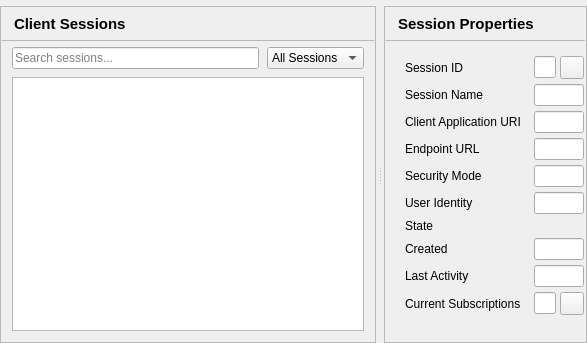
<?xml version="1.0" encoding="UTF-8"?>
<ui version="4.0">
 <class>SessionsPage</class>
 <widget class="QWidget" name="SessionsPage">
  <layout class="QHBoxLayout" name="mainLayout">
   <property name="spacing">
    <number>0</number>
   </property>
   <property name="leftMargin">
    <number>0</number>
   </property>
   <property name="topMargin">
    <number>6</number>
   </property>
   <property name="rightMargin">
    <number>0</number>
   </property>
   <property name="bottomMargin">
    <number>0</number>
   </property>
   <item>
    <widget class="QSplitter" name="splitter">
     <property name="orientation">
      <enum>Qt::Horizontal</enum>
     </property>
     <property name="childrenCollapsible">
      <bool>false</bool>
     </property>
     <property name="handleWidth">
      <number>8</number>
     </property>
     <widget class="QFrame" name="clientSessionsPanel">
      <property name="frameShape">
       <enum>QFrame::StyledPanel</enum>
      </property>
      <property name="panel" stdset="0">
       <bool>true</bool>
      </property>
      <property name="sizePolicy">
       <sizepolicy hsizetype="Preferred" vsizetype="Preferred">
        <horstretch>118</horstretch>
        <verstretch>0</verstretch>
       </sizepolicy>
      </property>
      <layout class="QVBoxLayout" name="clientSessionsPanelLayout">
       <property name="spacing">
        <number>0</number>
       </property>
       <property name="leftMargin">
        <number>1</number>
       </property>
       <property name="topMargin">
        <number>1</number>
       </property>
       <property name="rightMargin">
        <number>1</number>
       </property>
       <property name="bottomMargin">
        <number>1</number>
       </property>
       <item>
        <layout class="QHBoxLayout" name="clientSessionsPanelHeaderLayout">
         <property name="leftMargin">
          <number>12</number>
         </property>
         <property name="topMargin">
          <number>5</number>
         </property>
         <property name="rightMargin">
          <number>12</number>
         </property>
         <property name="bottomMargin">
          <number>5</number>
         </property>
         <item>
          <widget class="QLabel" name="clientSessionsTitle">
           <property name="font">
            <font>
             <pointsize>11</pointsize>
             <bold>true</bold>
            </font>
           </property>
           <property name="text">
            <string>Client Sessions</string>
           </property>
           <property name="minimumSize">
            <size>
             <width>0</width>
             <height>22</height>
            </size>
           </property>
          </widget>
         </item>
        </layout>
       </item>
       <item>
        <widget class="QFrame" name="clientSessionsPanelSeparator">
         <property name="frameShape">
          <enum>QFrame::StyledPanel</enum>
         </property>
         <property name="minimumSize">
          <size>
           <width>0</width>
           <height>1</height>
          </size>
         </property>
         <property name="maximumSize">
          <size>
           <width>16777215</width>
           <height>1</height>
          </size>
         </property>
         <property name="separator" stdset="0">
          <bool>true</bool>
         </property>
        </widget>
       </item>
       <item>
        <widget class="QWidget" name="clientSessionsPanelBody">
         <layout class="QVBoxLayout" name="clientSessionsPanelBodyLayout">
          <property name="spacing">
           <number>8</number>
          </property>
          <property name="leftMargin">
           <number>10</number>
          </property>
          <property name="topMargin">
           <number>6</number>
          </property>
          <property name="rightMargin">
           <number>10</number>
          </property>
          <property name="bottomMargin">
           <number>10</number>
          </property>
          <item>
           <layout class="QHBoxLayout" name="filterLayout">
            <property name="spacing">
             <number>8</number>
            </property>
            <item>
             <widget class="QLineEdit" name="searchEdit">
              <property name="placeholderText">
               <string>Search sessions...</string>
              </property>
              <property name="clearButtonEnabled">
               <bool>true</bool>
              </property>
             </widget>
            </item>
            <item>
             <widget class="QComboBox" name="stateFilterCombo">
              <item>
               <property name="text">
                <string>All Sessions</string>
               </property>
              </item>
              <item>
               <property name="text">
                <string>Active</string>
               </property>
              </item>
              <item>
               <property name="text">
                <string>Closed</string>
               </property>
              </item>
             </widget>
            </item>
           </layout>
          </item>
          <item>
           <widget class="QTableView" name="sessionsView">
            <property name="editTriggers">
             <set>QAbstractItemView::NoEditTriggers</set>
            </property>
            <property name="alternatingRowColors">
             <bool>true</bool>
            </property>
            <property name="selectionMode">
             <enum>QAbstractItemView::SingleSelection</enum>
            </property>
            <property name="selectionBehavior">
             <enum>QAbstractItemView::SelectRows</enum>
            </property>
            <property name="showGrid">
             <bool>false</bool>
            </property>
            <property name="wordWrap">
             <bool>false</bool>
            </property>
            <attribute name="horizontalHeaderHighlightSections">
             <bool>false</bool>
            </attribute>
            <attribute name="horizontalHeaderStretchLastSection">
             <bool>true</bool>
            </attribute>
            <attribute name="verticalHeaderVisible">
             <bool>false</bool>
            </attribute>
           </widget>
          </item>
         </layout>
        </widget>
       </item>
      </layout>
     </widget>
     <widget class="QFrame" name="propertiesPanel">
      <property name="frameShape">
       <enum>QFrame::StyledPanel</enum>
      </property>
      <property name="panel" stdset="0">
       <bool>true</bool>
      </property>
      <property name="sizePolicy">
       <sizepolicy hsizetype="Preferred" vsizetype="Preferred">
        <horstretch>58</horstretch>
        <verstretch>0</verstretch>
       </sizepolicy>
      </property>
      <layout class="QVBoxLayout" name="propertiesPanelLayout">
       <property name="spacing">
        <number>0</number>
       </property>
       <property name="leftMargin">
        <number>1</number>
       </property>
       <property name="topMargin">
        <number>1</number>
       </property>
       <property name="rightMargin">
        <number>1</number>
       </property>
       <property name="bottomMargin">
        <number>1</number>
       </property>
       <item>
        <layout class="QHBoxLayout" name="propertiesPanelHeaderLayout">
         <property name="leftMargin">
          <number>12</number>
         </property>
         <property name="topMargin">
          <number>5</number>
         </property>
         <property name="rightMargin">
          <number>12</number>
         </property>
         <property name="bottomMargin">
          <number>5</number>
         </property>
         <item>
          <widget class="QLabel" name="propertiesTitle">
           <property name="font">
            <font>
             <pointsize>11</pointsize>
             <bold>true</bold>
            </font>
           </property>
           <property name="text">
            <string>Session Properties</string>
           </property>
           <property name="minimumSize">
            <size>
             <width>0</width>
             <height>22</height>
            </size>
           </property>
          </widget>
         </item>
        </layout>
       </item>
       <item>
        <widget class="QFrame" name="propertiesPanelSeparator">
         <property name="frameShape">
          <enum>QFrame::StyledPanel</enum>
         </property>
         <property name="minimumSize">
          <size>
           <width>0</width>
           <height>1</height>
          </size>
         </property>
         <property name="maximumSize">
          <size>
           <width>16777215</width>
           <height>1</height>
          </size>
         </property>
         <property name="separator" stdset="0">
          <bool>true</bool>
         </property>
        </widget>
       </item>
       <item>
        <widget class="QScrollArea" name="propertiesPanelScroll">
         <property name="frameShape">
          <enum>QFrame::NoFrame</enum>
         </property>
         <property name="widgetResizable">
          <bool>true</bool>
         </property>
         <property name="horizontalScrollBarPolicy">
          <enum>Qt::ScrollBarAlwaysOff</enum>
         </property>
         <property name="panelBody" stdset="0">
          <bool>true</bool>
         </property>
         <widget class="QWidget" name="propertiesPanelBody">
          <layout class="QVBoxLayout" name="propertiesPanelBodyLayout">
           <property name="spacing">
            <number>8</number>
           </property>
           <property name="leftMargin">
            <number>10</number>
           </property>
           <property name="topMargin">
            <number>6</number>
           </property>
           <property name="rightMargin">
            <number>10</number>
           </property>
           <property name="bottomMargin">
            <number>10</number>
           </property>
           <item>
            <widget class="QWidget" name="propertiesHost">
             <layout class="QGridLayout" name="propertiesForm" columnstretch="0,1">
              <property name="horizontalSpacing">
               <number>13</number>
              </property>
              <property name="verticalSpacing">
               <number>5</number>
              </property>
              <item row="0" column="0">
               <widget class="QLabel" name="sessionIdLabel">
                <property name="text">
                 <string>Session ID</string>
                </property>
               </widget>
              </item>
              <item row="0" column="1">
               <layout class="QHBoxLayout" name="sessionIdLayout">
                <property name="spacing">
                 <number>4</number>
                </property>
                <item>
                 <widget class="ElidedLineEdit" name="sessionIdEdit">
                  <property name="readOnly">
                   <bool>true</bool>
                  </property>
                 </widget>
                </item>
                <item>
                 <widget class="QToolButton" name="copySessionIdButton">
                  <property name="toolTip">
                   <string>Copy session ID</string>
                  </property>
                 </widget>
                </item>
               </layout>
              </item>
              <item row="1" column="0">
               <widget class="QLabel" name="sessionNameLabel">
                <property name="text">
                 <string>Session Name</string>
                </property>
               </widget>
              </item>
              <item row="1" column="1">
               <widget class="ElidedLineEdit" name="sessionNameEdit">
                <property name="readOnly">
                 <bool>true</bool>
                </property>
               </widget>
              </item>
              <item row="2" column="0">
               <widget class="QLabel" name="applicationUriLabel">
                <property name="text">
                 <string>Client Application URI</string>
                </property>
               </widget>
              </item>
              <item row="2" column="1">
               <widget class="ElidedLineEdit" name="applicationUriEdit">
                <property name="readOnly">
                 <bool>true</bool>
                </property>
               </widget>
              </item>
              <item row="3" column="0">
               <widget class="QLabel" name="endpointUrlLabel">
                <property name="text">
                 <string>Endpoint URL</string>
                </property>
               </widget>
              </item>
              <item row="3" column="1">
               <widget class="ElidedLineEdit" name="endpointUrlEdit">
                <property name="readOnly">
                 <bool>true</bool>
                </property>
               </widget>
              </item>
              <item row="4" column="0">
               <widget class="QLabel" name="securityModeLabel">
                <property name="text">
                 <string>Security Mode</string>
                </property>
               </widget>
              </item>
              <item row="4" column="1">
               <widget class="QLineEdit" name="securityModeEdit">
                <property name="readOnly">
                 <bool>true</bool>
                </property>
               </widget>
              </item>
              <item row="5" column="0">
               <widget class="QLabel" name="userIdentityLabel">
                <property name="text">
                 <string>User Identity</string>
                </property>
               </widget>
              </item>
              <item row="5" column="1">
               <widget class="QLineEdit" name="userIdentityEdit">
                <property name="readOnly">
                 <bool>true</bool>
                </property>
               </widget>
              </item>
              <item row="6" column="0">
               <widget class="QLabel" name="stateLabel">
                <property name="text">
                 <string>State</string>
                </property>
               </widget>
              </item>
              <item row="6" column="1">
               <widget class="StatusIndicator" name="stateIndicator" native="true">
</widget>
              </item>
              <item row="7" column="0">
               <widget class="QLabel" name="createdLabel">
                <property name="text">
                 <string>Created</string>
                </property>
               </widget>
              </item>
              <item row="7" column="1">
               <widget class="QLineEdit" name="createdEdit">
                <property name="readOnly">
                 <bool>true</bool>
                </property>
               </widget>
              </item>
              <item row="8" column="0">
               <widget class="QLabel" name="lastActivityLabel">
                <property name="text">
                 <string>Last Activity</string>
                </property>
               </widget>
              </item>
              <item row="8" column="1">
               <widget class="QLineEdit" name="lastActivityEdit">
                <property name="readOnly">
                 <bool>true</bool>
                </property>
               </widget>
              </item>
              <item row="9" column="0">
               <widget class="QLabel" name="subscriptionsLabel">
                <property name="text">
                 <string>Current Subscriptions</string>
                </property>
               </widget>
              </item>
              <item row="9" column="1">
               <layout class="QHBoxLayout" name="subscriptionsLayout">
                <property name="spacing">
                 <number>4</number>
                </property>
                <item>
                 <widget class="QLineEdit" name="subscriptionsEdit">
                  <property name="readOnly">
                   <bool>true</bool>
                  </property>
                 </widget>
                </item>
                <item>
                 <widget class="QToolButton" name="showSubscriptionsButton">
                  <property name="toolTip">
                   <string>Show subscriptions</string>
                  </property>
                 </widget>
                </item>
               </layout>
              </item>
             </layout>
            </widget>
           </item>
           <item>
            <spacer name="spacer6">
             <property name="orientation">
              <enum>Qt::Vertical</enum>
             </property>
            </spacer>
           </item>
          </layout>
         </widget>
        </widget>
       </item>
      </layout>
     </widget>
    </widget>
   </item>
  </layout>
 </widget>
 <customwidgets>
  <customwidget>
   <class>ElidedLineEdit</class>
   <extends>QLineEdit</extends>
   <header>elidedlineedit.h</header>
  </customwidget>
  <customwidget>
   <class>StatusIndicator</class>
   <extends>QWidget</extends>
   <header>statusindicator.h</header>
  </customwidget>
 </customwidgets>
 <resources/>
 <connections/>
</ui>
